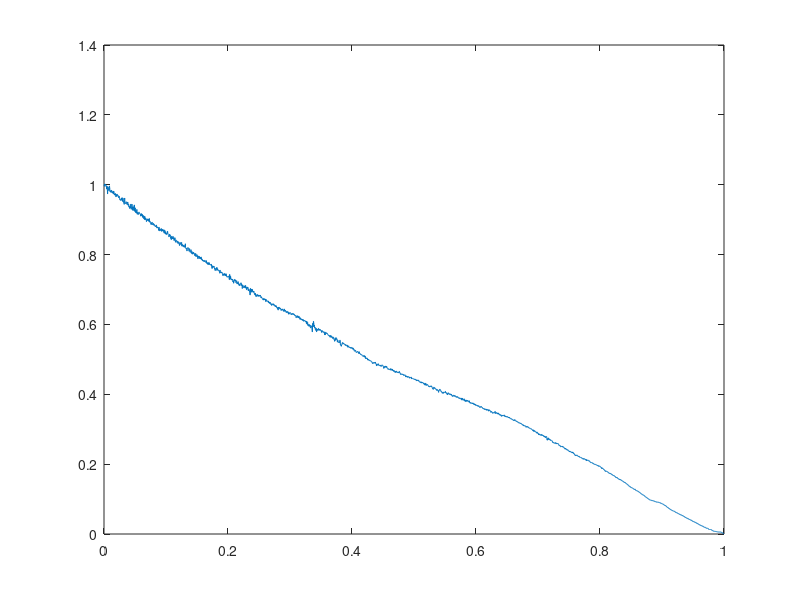

Source code (MATLAB):
%% 2.1
load('straightLineTest.mat')
%rho = 1.225; % kg/m3
%m = 1755; % kg
g = 9.81; % m/s2
A_f = 1.6 + 0.00056*(m - 765); % m2
V_o = Vx(1);
T = t(end); % assuming given data goes until car effectively stops

vt_over_Vo = Vx./V_o;
t_over_T = t./T;
plot(t_over_T, vt_over_Vo)
%% 2.2
% solve for beta, then get C_d and R_x
%beta = V_o * (rho*A_f*C_d/2/R_x)^1/2;

% lsqcurvefit
func_out = @(beta, t_over_T) (1/beta)*tan( (1-t_over_T) * atan(beta) );
x0 = [1]; % don't think value matters?, numel = 1 b/c only one variable (beta)
beta = lsqcurvefit(func_out, x0, t_over_T, vt_over_Vo)

% fminunc 

% C_d = (2*m*beta*atan(beta)) / (V_o*T*rho*A_f);
% R_x = (V_o*m*atan(beta)) / (beta*T);


